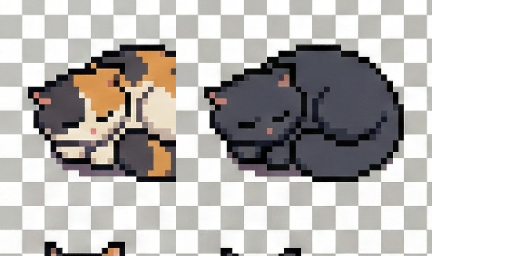
#> input picture app/ui/assets_src/duo_cats/bunny_kick/frame_0.png, 512 x 256 px
$ python make_gif_transparent_flood.py ../app/ui/assets_src/duo_cats/bunny_kick/frame_0.png ../app/ui/assets_src/duo_cats/bunny_kick/frame_000.png
#> lines starting #> are read from the running program, lines starting #| are printed output that depends on the picture
import sys
from PIL import Image

def is_bg_color(r, g, b):
    # Generous threshold to catch all the yellowish and bluish checkerboard colors
    return r > 140 and g > 140 and b > 120

def process_frame(frame, frame_idx):
    data = list(frame.getdata())
    w, h = frame.size

    visited = set()
    queue = []

    # Add all edge pixels that are light colored
    for x in range(w):
        if is_bg_color(*data[x][:3]):
            p = (x, 0)
            if p not in visited:
                visited.add(p)
                queue.append(p)

        idx = (h-1)*w + x
        if is_bg_color(*data[idx][:3]):
            p = (x, h-1)
            if p not in visited:
                visited.add(p)
                queue.append(p)

    for y in range(h):
        idx = y*w
        if is_bg_color(*data[idx][:3]):
            p = (0, y)
            if p not in visited:
                visited.add(p)
                queue.append(p)

        idx = y*w + w - 1
        if is_bg_color(*data[idx][:3]):
            p = (w-1, y)
            if p not in visited:
                visited.add(p)
                queue.append(p)

    # 4-way flood fill to prevent leaking diagonally across thin outlines
    head = 0
    while head < len(queue):
        x, y = queue[head]
        head += 1

        for dx, dy in [(-1, 0), (1, 0), (0, -1), (0, 1)]:
            nx, ny = x + dx, y + dy
            if 0 <= nx < w and 0 <= ny < h:
                if (nx, ny) not in visited:
                    idx = ny * w + nx
                    r, g, b, a = data[idx]
                    if is_bg_color(r, g, b):
                        visited.add((nx, ny))
                        queue.append((nx, ny))

    # Apply transparency
    new_data = []
    for y in range(h):
        for x in range(w):
            if (x, y) in visited:
                new_data.append((255, 255, 255, 0))
            else:
                new_data.append(data[y*w + x])

    frame.putdata(new_data)

    # Just a debug print to see if any frame fills significantly more than others
    # Expected background size is roughly 65000 pixels
    if len(visited) > 70000:
        print(f"Warning: Frame {frame_idx} filled {len(visited)} pixels (possible leak)")

    return frame

def convert_gif_flood_fill(input_path, output_path):
    img = Image.open(input_path)
#> img is the input picture: PIL image 512x256 RGBA; mean R, G, B, A 148.9, 146.2, 143.9, 215.2
    frames = []

    frame_idx = 0
    try:
        while True:
            frame = img.copy().convert("RGBA")
            processed = process_frame(frame, frame_idx)
            frames.append(processed)
            img.seek(img.tell() + 1)
            frame_idx += 1
#> this loop made 1 pass
#> (printed output is left out)
#> pass 1, in convert_gif_flood_fill, `processed = process_frame(frame, frame_idx)`:
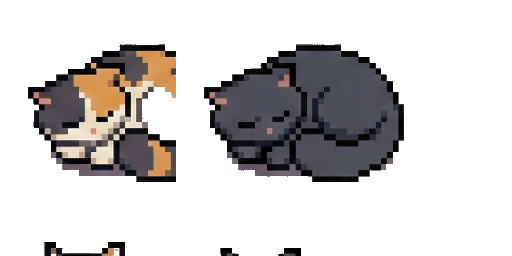
#> processed: PIL image 512x256 RGBA; mean R, G, B, A 168.8, 166.4, 166, 70.6; transparent parts drawn white
#> after the loop, frame_idx = 0; frames = 1 item
    except EOFError:
        pass

    print(f"Processed {len(frames)} frames. Saving as WebP...")

    # Save animated WebP
    frames[0].save(
        output_path,
        save_all=True,
        append_images=frames[1:],
        duration=img.info.get('duration', 100),
        loop=img.info.get('loop', 0),
        disposal=2 # clear frame before drawing next
    )
    print(f"Saved cleanly to {output_path}")

if __name__ == '__main__':
    if len(sys.argv) != 3:
        print("Usage: python process_gif.py <input.gif> <output.webp>")
        sys.exit(1)
    convert_gif_flood_fill(sys.argv[1], sys.argv[2])
